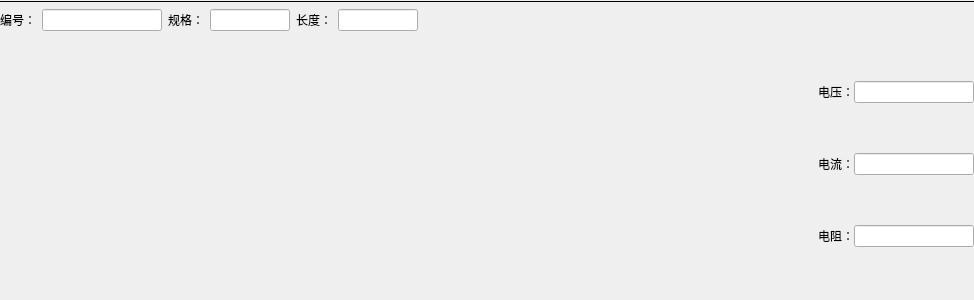
<?xml version="1.0" encoding="UTF-8"?>
<ui version="4.0">
 <class>IR_ImmediateTestWgt</class>
 <widget class="QWidget" name="IR_ImmediateTestWgt">
  <property name="geometry">
   <rect>
    <x>0</x>
    <y>0</y>
    <width>974</width>
    <height>300</height>
   </rect>
  </property>
  <property name="windowTitle">
   <string>Form</string>
  </property>
  <layout class="QVBoxLayout" name="verticalLayout">
   <property name="leftMargin">
    <number>0</number>
   </property>
   <property name="topMargin">
    <number>0</number>
   </property>
   <property name="rightMargin">
    <number>0</number>
   </property>
   <property name="bottomMargin">
    <number>6</number>
   </property>
   <item>
    <widget class="Line" name="line">
     <property name="frameShadow">
      <enum>QFrame::Plain</enum>
     </property>
     <property name="orientation">
      <enum>Qt::Horizontal</enum>
     </property>
    </widget>
   </item>
   <item>
    <layout class="QGridLayout" name="gridLayout">
     <item row="2" column="0">
      <spacer name="horizontalSpacer_2">
       <property name="orientation">
        <enum>Qt::Horizontal</enum>
       </property>
       <property name="sizeHint" stdset="0">
        <size>
         <width>40</width>
         <height>0</height>
        </size>
       </property>
      </spacer>
     </item>
     <item row="1" column="3">
      <layout class="QGridLayout" name="gridLayout_2">
       <property name="horizontalSpacing">
        <number>0</number>
       </property>
       <property name="verticalSpacing">
        <number>6</number>
       </property>
       <item row="0" column="0">
        <widget class="QLabel" name="label_5">
         <property name="maximumSize">
          <size>
           <width>50</width>
           <height>16777215</height>
          </size>
         </property>
         <property name="text">
          <string>电压：</string>
         </property>
         <property name="alignment">
          <set>Qt::AlignRight|Qt::AlignTrailing|Qt::AlignVCenter</set>
         </property>
        </widget>
       </item>
       <item row="1" column="0">
        <widget class="QLabel" name="label_6">
         <property name="maximumSize">
          <size>
           <width>50</width>
           <height>16777215</height>
          </size>
         </property>
         <property name="text">
          <string>电流：</string>
         </property>
         <property name="alignment">
          <set>Qt::AlignRight|Qt::AlignTrailing|Qt::AlignVCenter</set>
         </property>
        </widget>
       </item>
       <item row="2" column="1">
        <widget class="QLineEdit" name="lineEdit_Res">
         <property name="minimumSize">
          <size>
           <width>120</width>
           <height>0</height>
          </size>
         </property>
         <property name="maximumSize">
          <size>
           <width>120</width>
           <height>16777215</height>
          </size>
         </property>
        </widget>
       </item>
       <item row="1" column="1">
        <widget class="QLineEdit" name="lineEdit_Cur">
         <property name="minimumSize">
          <size>
           <width>120</width>
           <height>0</height>
          </size>
         </property>
         <property name="maximumSize">
          <size>
           <width>120</width>
           <height>16777215</height>
          </size>
         </property>
        </widget>
       </item>
       <item row="2" column="0">
        <widget class="QLabel" name="label_4">
         <property name="maximumSize">
          <size>
           <width>50</width>
           <height>16777215</height>
          </size>
         </property>
         <property name="text">
          <string>电阻：</string>
         </property>
         <property name="alignment">
          <set>Qt::AlignRight|Qt::AlignTrailing|Qt::AlignVCenter</set>
         </property>
        </widget>
       </item>
       <item row="0" column="1">
        <widget class="QLineEdit" name="lineEdit_Vol">
         <property name="minimumSize">
          <size>
           <width>120</width>
           <height>0</height>
          </size>
         </property>
         <property name="maximumSize">
          <size>
           <width>120</width>
           <height>16777215</height>
          </size>
         </property>
        </widget>
       </item>
      </layout>
     </item>
     <item row="1" column="1">
      <widget class="IR_InstrumentPanel" name="widget_InstrumentPanel" native="true">
       <property name="minimumSize">
        <size>
         <width>350</width>
         <height>0</height>
        </size>
       </property>
       <property name="maximumSize">
        <size>
         <width>350</width>
         <height>16777215</height>
        </size>
       </property>
      </widget>
     </item>
     <item row="0" column="0">
      <layout class="QHBoxLayout" name="horizontalLayout">
       <item>
        <widget class="QLabel" name="label_2">
         <property name="text">
          <string>编号：</string>
         </property>
        </widget>
       </item>
       <item>
        <widget class="QLineEdit" name="lineEdit_code">
         <property name="minimumSize">
          <size>
           <width>120</width>
           <height>0</height>
          </size>
         </property>
         <property name="maximumSize">
          <size>
           <width>120</width>
           <height>16777215</height>
          </size>
         </property>
        </widget>
       </item>
       <item>
        <widget class="QLabel" name="label_3">
         <property name="text">
          <string>规格：</string>
         </property>
        </widget>
       </item>
       <item>
        <widget class="QLineEdit" name="lineEdit_spec">
         <property name="minimumSize">
          <size>
           <width>80</width>
           <height>0</height>
          </size>
         </property>
         <property name="maximumSize">
          <size>
           <width>80</width>
           <height>16777215</height>
          </size>
         </property>
        </widget>
       </item>
       <item>
        <widget class="QLabel" name="label">
         <property name="text">
          <string>长度：</string>
         </property>
        </widget>
       </item>
       <item>
        <widget class="QLineEdit" name="lineEdit_length">
         <property name="minimumSize">
          <size>
           <width>80</width>
           <height>0</height>
          </size>
         </property>
         <property name="maximumSize">
          <size>
           <width>80</width>
           <height>16777215</height>
          </size>
         </property>
        </widget>
       </item>
       <item>
        <spacer name="horizontalSpacer">
         <property name="orientation">
          <enum>Qt::Horizontal</enum>
         </property>
         <property name="sizeHint" stdset="0">
          <size>
           <width>40</width>
           <height>20</height>
          </size>
         </property>
        </spacer>
       </item>
      </layout>
     </item>
     <item row="1" column="2">
      <spacer name="verticalSpacer">
       <property name="orientation">
        <enum>Qt::Vertical</enum>
       </property>
       <property name="sizeHint" stdset="0">
        <size>
         <width>20</width>
         <height>40</height>
        </size>
       </property>
      </spacer>
     </item>
    </layout>
   </item>
  </layout>
 </widget>
 <customwidgets>
  <customwidget>
   <class>IR_InstrumentPanel</class>
   <extends>QWidget</extends>
   <header>IR_InstrumentPanel.h</header>
   <container>1</container>
  </customwidget>
 </customwidgets>
 <resources/>
 <connections/>
</ui>
